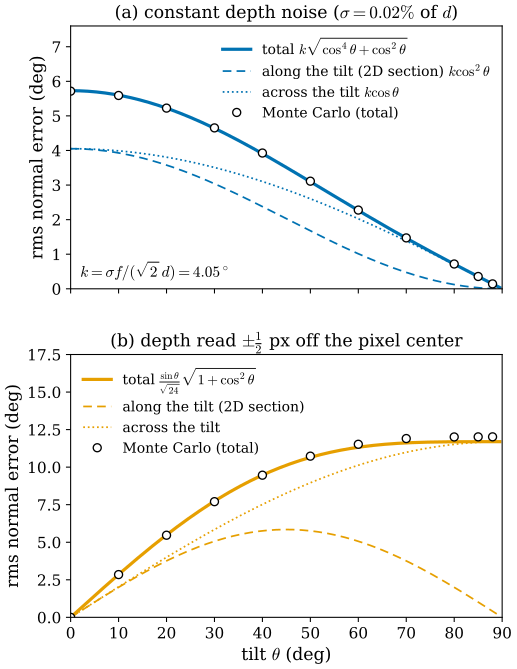

Write the Python code that produced this figure.
"""Figure 30.4.3: error of finite-difference normals from a depth map versus the tilt, for two kinds of depth error.

3D depth map, f = 500 px, a plane through (0, 0, 3) tilted about the image x-axis so that its normal makes the angle
theta with the viewing ray at the image center (depth changes along the image v-direction only). The normal at the
center pixel is estimated as in depth_to_normal of the 2DGS code: central differences of the back-projected points of
the four neighbours (u, v) = (0, +-1) and (+-1, 0), N = (X(0,1) - X(0,-1)) x (X(1,0) - X(-1,0)).
Monte Carlo with 40000 trials per theta (seed 0), rms angle error (deg), split into two components:
"along the tilt" = rotation of the normal inside the plane that contains the tilt (what a 2D cross-section sees),
"across the tilt" = rotation about the tilt direction (only visible in 3D).
(a) constant depth noise: d + N(0, sigma^2) at each pixel, sigma = 0.02 % of the depth. First order, with
    k = sigma f/(sqrt 2 d) = 4.05 deg: along k cos^2(theta), across k cos(theta), total k sqrt(cos^4 + cos^2).
(b) depth read at a random sub-pixel position: each pixel gets d(u + a, v + b), a, b ~ U(-1/2, 1/2), but is
    back-projected through its pixel center (aliasing / misregistration). First order: along sin cos/sqrt(24),
    across sin/sqrt(24), total (sin/sqrt(24)) sqrt(1 + cos^2) (rad), independent of f and d.
Self-checks: Monte Carlo matches the first-order formulas (within 3 % in (a), 10 % of the maximum in (b); the
remaining gap in (b) is second order, Monte Carlo slightly above); (a) is worst facing the camera, (b) near grazing.

Run from the project root: ``OMP_NUM_THREADS=4 PYTHONPATH=tools python3 chapters/30-radiance-field-surfaces/figures/fig-30-4-3-fd-normal-noise.py``
"""

import os

os.environ.setdefault("OMP_NUM_THREADS", "4")
import dgfig

dgfig.setup()

import matplotlib
import matplotlib.pyplot as plt
import numpy as np

matplotlib.rcParams.update({"font.size": 13, "axes.titlesize": 13.5, "axes.labelsize": 13,
                            "xtick.labelsize": 11.5, "ytick.labelsize": 11.5, "legend.fontsize": 11.5})
C = dgfig.COLORS
F, D0, SIG = 500.0, 3.0, 2e-4
NB_U = np.array([0.0, 0.0, -1.0, 1.0])               # neighbours: (0,-1), (0,+1), (-1,0), (+1,0)
NB_V = np.array([-1.0, 1.0, 0.0, 0.0])


def plane_depth(u, v, th):
    """z-depth of the plane through (0, 0, D0) with normal n = (0, sin th, -cos th) (facing the camera)."""
    return D0 * np.cos(th) / (np.cos(th) - v / F * np.sin(th))


def mc_errors(th, model, trials=40000, seed=0):
    rg = np.random.default_rng(seed)
    if model == "const":
        dd = plane_depth(NB_U, NB_V, th)[None] + SIG * D0 * rg.normal(size=(trials, 4))
    else:
        dd = plane_depth(NB_U[None] + rg.uniform(-0.5, 0.5, size=(trials, 4)),
                         NB_V[None] + rg.uniform(-0.5, 0.5, size=(trials, 4)), th)
    r = np.stack([NB_U / F, NB_V / F, np.ones(4)], -1)
    X = dd[..., None] * r[None]
    N = np.cross(X[:, 1] - X[:, 0], X[:, 3] - X[:, 2])
    N /= np.linalg.norm(N, axis=-1, keepdims=True)
    n = np.array([0.0, np.sin(th), -np.cos(th)])
    across = np.arcsin(np.clip(N[:, 0], -1, 1))                        # rotation about the tilt direction
    t_in = np.array([0.0, np.cos(th), np.sin(th)])                      # in-plane direction of the tilt
    along = np.arctan2(N @ t_in, N @ n)                                 # rotation inside the tilt plane
    total = np.arccos(np.clip(np.abs(N @ n), -1, 1))
    rms = lambda a: np.degrees(np.sqrt(np.mean(a ** 2)))
    return rms(total), rms(along), rms(across)


thd = np.array([0, 10, 20, 30, 40, 50, 60, 70, 80, 85, 88])
th_line = np.linspace(0, 89.5, 300)
c_line, s_line = np.cos(np.radians(th_line)), np.sin(np.radians(th_line))
K = np.degrees(SIG * F / np.sqrt(2))                                    # sigma f/(sqrt2 d) with sigma = SIG d
mc_c = np.array([mc_errors(np.radians(t), "const") for t in thd])
mc_j = np.array([mc_errors(np.radians(t), "jitter") for t in thd])
ct, st = np.cos(np.radians(thd)), np.sin(np.radians(thd))
pred_c = np.stack([K * np.sqrt(ct ** 4 + ct ** 2), K * ct ** 2, K * ct], 1)
pred_j = np.degrees(np.stack([st / np.sqrt(24) * np.sqrt(1 + ct ** 2), st * ct / np.sqrt(24), st / np.sqrt(24)], 1))
assert np.all(np.abs(mc_c - pred_c) <= 0.03 * pred_c + 0.01)
assert np.all(np.abs(mc_j - pred_j) <= 0.1 * pred_j.max(axis=0) + 0.01)     # second-order terms ~ 8 %
assert np.argmax(mc_c[:, 0]) == 0 and np.argmax(mc_j[:, 0]) >= len(thd) - 3   # (a) worst facing, (b) worst grazing
print("const (total, along, across):\n", np.round(mc_c, 3), "\njitter:\n", np.round(mc_j, 3))

fig, (axa, axb) = plt.subplots(2, 1, figsize=(5.8, 8.0), sharex=True, gridspec_kw=dict(hspace=0.25))
axa.plot(th_line, K * np.sqrt(c_line ** 4 + c_line ** 2), color=C["tangent"], lw=2.4,
         label=r"total $k\sqrt{\cos^4\theta + \cos^2\theta}$")
axa.plot(th_line, K * c_line ** 2, color=C["tangent"], lw=1.3, ls=(0, (5, 3)),
         label=r"along the tilt (2D section) $k\cos^2\theta$")
axa.plot(th_line, K * c_line, color=C["tangent"], lw=1.3, ls=":", label=r"across the tilt $k\cos\theta$")
axa.plot(thd, mc_c[:, 0], "o", color=C["main"], mfc="white", ms=6, label="Monte Carlo (total)")
axa.text(2, 0.35, r"$k = \sigma f/(\sqrt{2}\,d) = 4.05^\circ$", fontsize=11.5)
axa.set_ylabel("rms normal error (deg)")
axa.set_ylim(0, 7.6)
axa.legend(loc="upper right", frameon=False, fontsize=10.5)
axa.set_title(r"(a) constant depth noise ($\sigma = 0.02\%$ of $d$)", fontsize=13)

axb.plot(th_line, np.degrees(s_line / np.sqrt(24) * np.sqrt(1 + c_line ** 2)), color=C["accent"], lw=2.4,
         label=r"total $\frac{\sin\theta}{\sqrt{24}}\sqrt{1 + \cos^2\theta}$")
axb.plot(th_line, np.degrees(s_line * c_line / np.sqrt(24)), color=C["accent"], lw=1.3, ls=(0, (5, 3)),
         label=r"along the tilt (2D section)")
axb.plot(th_line, np.degrees(s_line / np.sqrt(24)), color=C["accent"], lw=1.3, ls=":", label=r"across the tilt")
axb.plot(thd, mc_j[:, 0], "o", color=C["main"], mfc="white", ms=6, label="Monte Carlo (total)")
axb.set_ylabel("rms normal error (deg)")
axb.set_xlabel(r"tilt $\theta$ (deg)")
axb.set_ylim(0, 17.5)
axb.set_xlim(0, 90)
axb.legend(loc="upper left", frameon=False, fontsize=10.5)
axb.set_title(r"(b) depth read $\pm\frac{1}{2}$ px off the pixel center", fontsize=13)
dgfig.save(fig, __file__)
